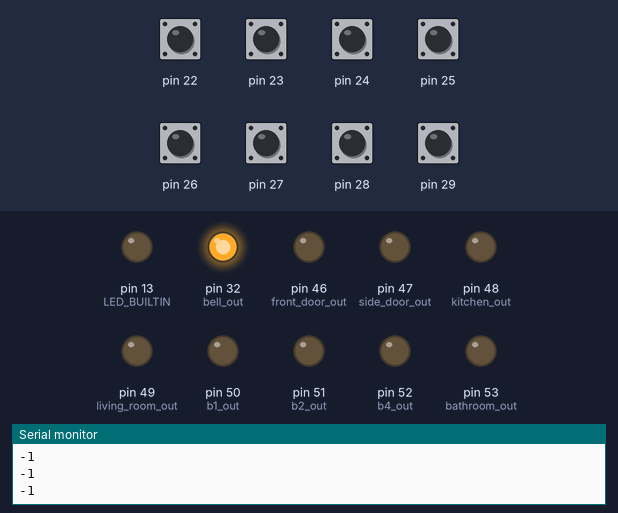
The sketch below on a simulated Arduino Mega 2560, built with avr-gcc and run on an emulated ATmega2560. Shown: output pins drawn as LEDs (lit = HIGH), the last lines printed to the serial monitor. The inputs (shaded band) are chosen by the test bench; at power-on: pin 22–29 HIGH.

Above: at 1.4 s.
1.5 s: pin 22 pulled LOW for 0.35 s
At 2.2 s:
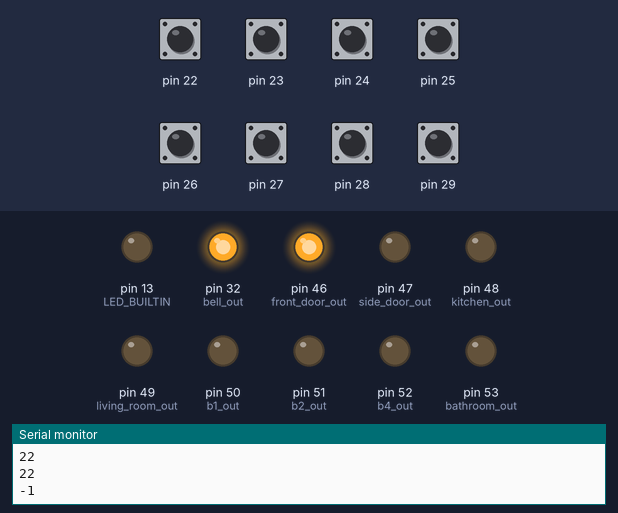
3.9 s: pin 23 pulled LOW for 0.35 s
At 4.5 s:
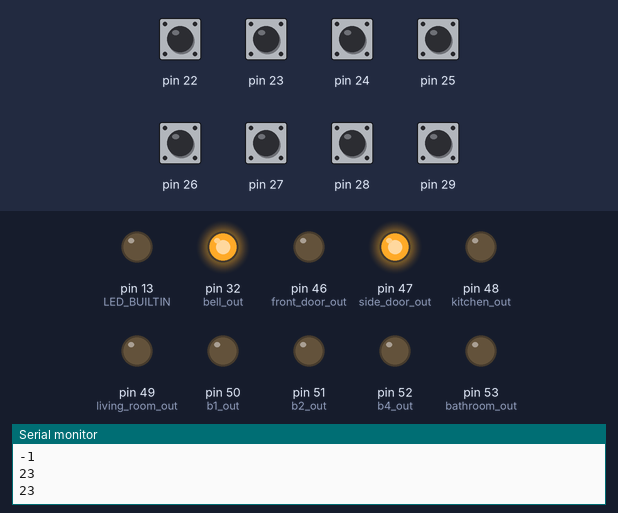
6.3 s: pin 24 pulled LOW for 0.35 s
At 7.0 s:
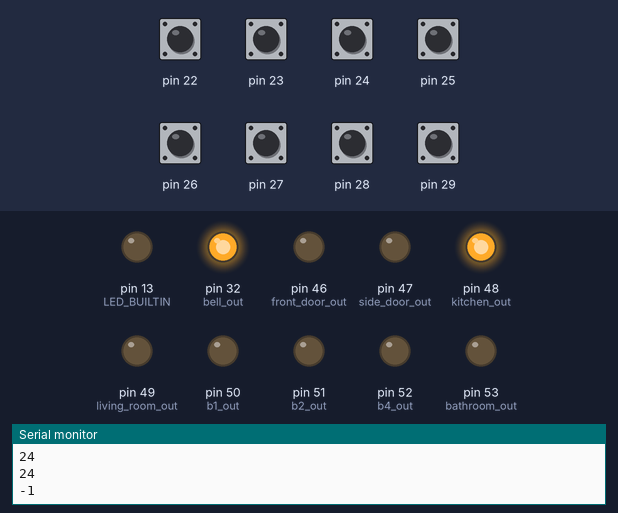
8.7 s: pin 25 pulled LOW for 0.35 s
At 9.4 s:
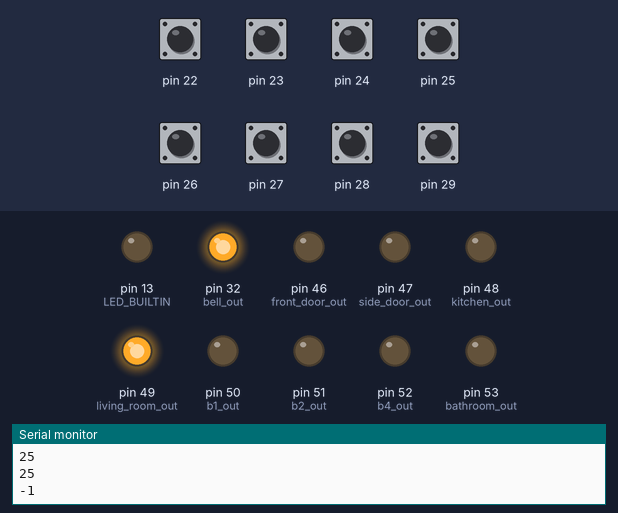
11.1 s: pin 26 pulled LOW for 0.35 s
At 11.8 s:
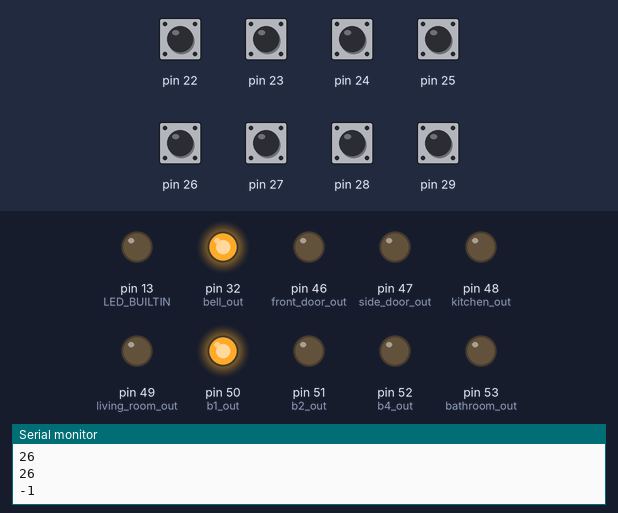
13.5 s: pin 27 pulled LOW for 0.35 s
At 14.2 s:
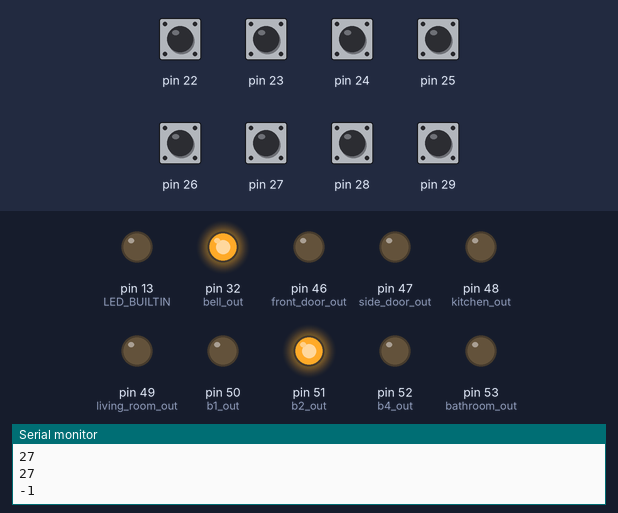
Timing chart, 0 to 16.5 s (numbered marks = the images above; inputs shaded):
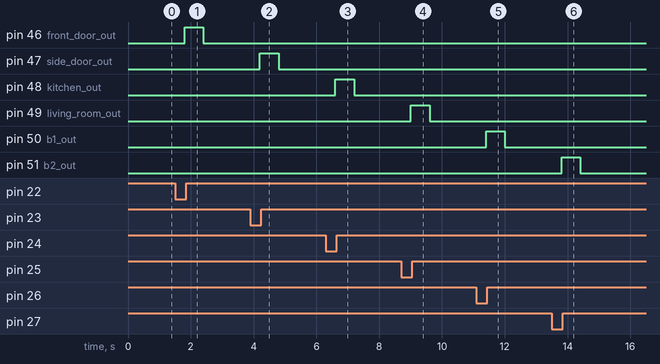

Measured:
- after the input at 1.5 s, pin 46 (front_door_out): LOW → HIGH after 0.30 s, → LOW 0.60 s later
- after the input at 3.9 s, pin 47 (side_door_out): LOW → HIGH after 0.30 s, → LOW 0.60 s later
- after the input at 6.3 s, pin 48 (kitchen_out): LOW → HIGH after 0.30 s, → LOW 0.60 s later
- after the input at 8.7 s, pin 49 (living_room_out): LOW → HIGH after 0.31 s, → LOW 0.60 s later
- after the input at 11.1 s, pin 50 (b1_out): LOW → HIGH after 0.31 s, → LOW 0.60 s later
- after the input at 13.5 s, pin 51 (b2_out): LOW → HIGH after 0.31 s, → LOW 0.60 s later

The sketch:

doorbell_basic.ino
```cpp
//
// OUTPUT PINS
//
// These are the pin numbers for the outputs (lights and bell)
int bell_out = 32;
int front_door_out = 46;
int side_door_out = 47;
int kitchen_out = 48;
int living_room_out = 49;
int b1_out = 50;
int b2_out = 51;
int b4_out = 52; // this is labelled bedroom 3 on the unit
int bathroom_out = 53;

// Lights that are internal
int internal_out[6] = {kitchen_out, living_room_out, b1_out, b2_out, b4_out, bathroom_out};

// Lights that are external
int external_out[2] = {front_door_out, side_door_out};

//
// INPUT PINS
//

// A pin that can be used to switch on all lights for testing
const int all_in_det = 35;

// These are the pin numbers for the inputs (connected to bell pushes)
const int front_door_in = 22;
const int side_door_in = 23;
const int kitchen_in = 24;
const int living_room_in = 25;
const int b1_in = 26;
const int b2_in = 27;
const int b4_in = 28;
const int bathroom_in = 29;

// All internal inputs
int internal_in[6] = {kitchen_in, living_room_in, b1_in, b2_in, b4_in, bathroom_in};

// All external inputs
int external_in[2] = {front_door_in, side_door_in};

//
// Other constants
//
int loop_delay_ms = 300;

//
// Helper functions
//

int* all_out(int* x) {
    // Returns all outputs
    for (int i = 0; i < 6; i++) {
        x[i] = internal_out[i];
    }
    for (int i = 0; i < 2; i++) {
        x[6 + i] = external_out[i];
    }
    return x;
}

int* all_in(int* x) {
    // Returns all inputs
    for (int i = 0; i < 6; i++) {
        x[i] = internal_in[i];
    }
    for (int i = 0; i < 2; i++) {
        x[6 + i] = external_in[i];
    }
    return x;
}

int detect(void) {
    // Detects whether a button has been pressed and returns the pin number that was pressed
    int inputs[8];
    all_in(inputs);

    int which_on = -1;
    for (int i = 0; i < 8; i++) {
        int val = digitalRead(inputs[i]);
        if (val == LOW) {
            which_on = inputs[i];
        }
    }

    return which_on;
}

void setup() {
    // start serial connection
    Serial.begin(9600);

    //
    // Configure inputs
    //

    // Configure the test pin
    pinMode(all_in_det, INPUT_PULLUP);

    // Configure all input pins
    int x_in[8];
    all_in(x_in);
    for (int i = 0; i < 8; i++) {
        pinMode(x_in[i], INPUT_PULLUP);
    }

    //
    // Configure outputs
    //

    // Configure all light output pins
    int x_out[8];
    all_out(x_out);
    for (int i = 0; i < 8; i++) {
        pinMode(x_out[i], OUTPUT);
        digitalWrite(x_out[i], LOW);
    }

    // Configure the bell
    pinMode(bell_out, OUTPUT);
    digitalWrite(bell_out, HIGH);

    // Configure builtin LED
    pinMode(LED_BUILTIN, OUTPUT);

    Serial.println("setup done");
}

void loop() {
    // Desired funcitonality

    // If any switch is pushed then the corresponding light is illuminated and goes off after t_light_on_sec sec.
    // If an external switch is pushed then the buzzer sounds for the length of time that the button is pushed.
    // If an internal switch is pushed then the buzzer sounds for 2 sharp buzzes, and after that does not sound again for t_break_sec sec.

    // There is a switch, internal_bell, that sets whether the internal bells sound.
    // If that switch is off then buzzer for the internal bells does not sound.
    //int sensorVal = digitalRead(all_in);
    //int bellVal = digitalRead(bell_in);

    // Used to store output of millis(). Wraps after about 50 days.
    int last_on = 0;
    int timer = 0;
    // const int time_on = 6000;

    // const int internal_cycle_time_ms = 300;

    // Populate array of all inputs
    int inputs[8];
    all_in(inputs);

    // Populate array of all outputs
    int outputs[8];
    all_out(outputs);

    // digitalWrite(LED_BUILTIN, HIGH);
    // for (int i = 0; i < 8; i++) {
    //     digitalWrite(outputs[i], LOW);
    // }

    // delay(1000);

    // digitalWrite(LED_BUILTIN, LOW);
    // // for (int i = 0; i < 8; i++) {
    // //     digitalWrite(outputs[i], HIGH);
    // // }

    while (true) {
        int which_input = detect();
        Serial.println(which_input);
        delay(loop_delay_ms);

        switch (which_input) {
            case -1:
                for (int i = 0; i < 8; i++) {
                    digitalWrite(outputs[i], LOW);
                }
                break;
            case front_door_in:
                digitalWrite(front_door_out, HIGH);
                break;
            case side_door_in:
                digitalWrite(side_door_out, HIGH);
                break;
            case kitchen_in:
                digitalWrite(kitchen_out, HIGH);
                break;
            case living_room_in:
                digitalWrite(living_room_out, HIGH);
                break;
            case b1_in:
                digitalWrite(b1_out, HIGH);
                break;
            case b2_in:
                digitalWrite(b2_out, HIGH);
                break;
            case b4_in:
                digitalWrite(b4_out, HIGH);
                break;
            case bathroom_in:
                digitalWrite(bathroom_out, HIGH);
                break;
        }


        // digitalWrite(LED_BUILTIN, HIGH);  // turn the LED on (HIGH is the voltage level)
        // delay(250);                      // wait for a second
        // digitalWrite(LED_BUILTIN, LOW);   // turn the LED off by making the voltage LOW
        // delay(250);                      // wait for a second
    }
    // delay(1000);
}
```
